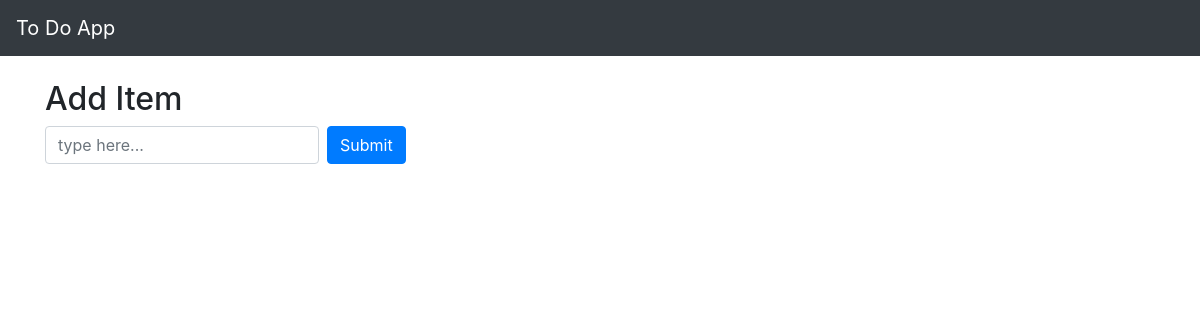
The page /ToDoList/ on the database as committed earlier.
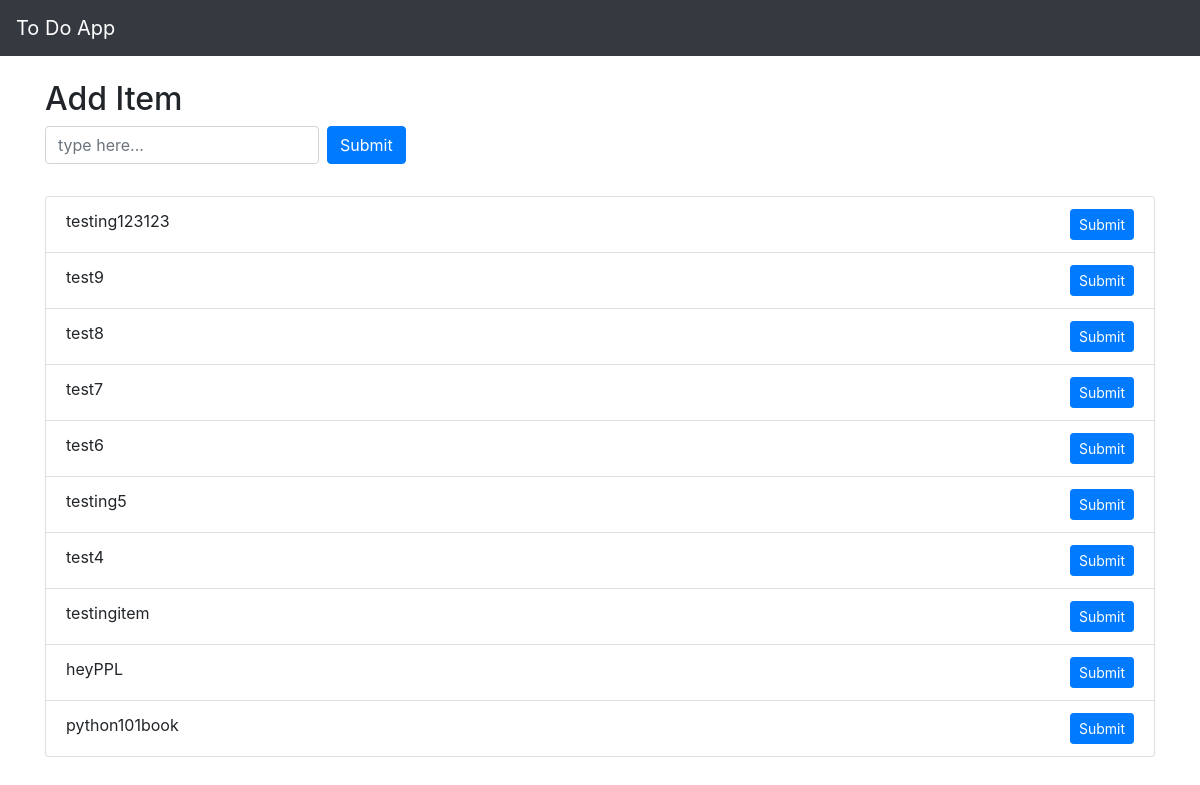
The same page on the database as committed later.
### ToDoList/models.py (models this page shows)
class ToDo(models.Model):
    added_date = models.DateTimeField()
    text = models.CharField(max_length=200)

### ToDoList/views.py (the view)
# urls.py: path('', views.home, name='home'),
def home(request):
    todo_items = ToDo.objects.all().order_by("-added_date")
    return render(request, 'ToDoList/index.html', {"todo_items": todo_items})

### ToDoList/templates/ToDoList/index.html
{% extends "base.html" %}
{% block content %}
    <div class="row mt-4">
        <div class="col">
            <h2>Add Item</h2>
            <form action="add_todo/" method="post" class="form-inline">
                <input type="text" class="form-control mb-2 mr-sm-2" name="content" placeholder="type here...">
                <button type="submit" class="btn btn-primary mb-2">Submit</button>
            </form>
        </div>
    </div>
    <div class="row mt-4">
       <div class="col">
           <ul class="list-group">
               {% for todo_item in todo_items %}
                 <li class="list-group-item">
                     {{ todo_item.text }}
                     <div class="float-right">
                        <button type="submit" class="btn btn-sm btn-primary">Submit</button>
                     </div>
                 </li>
               {% endfor %}
           </ul>
       </div>
    </div>
{% endblock content %}

### ToDoList/templates/base.html (shortened to what this page needs)
<!DOCTYPE html>
<html lang="en">
<head>
    <link rel="stylesheet" href="https://stackpath.bootstrapcdn.com/bootstrap/4.5.2/css/bootstrap.min.css">
</head>
<body>
     <nav class="navbar navbar-dark bg-dark">
         <a class="navbar-brand" href="#">To Do App</a>
     </nav>
     <div class="container">
     {% block content %}{% endblock content %}
     </div>
</body>
</html>

Rows that differ between the two databases and show on the page:
added ToDo: text "testing123123"
added ToDo: text "test9"
added ToDo: text "test8"
added ToDo: text "test7"
added ToDo: text "test6"
added ToDo: text "testing5"
added ToDo: text "test4"
added ToDo: text "testingitem"
added ToDo: text "heyPPL"
added ToDo: text "python101book"
